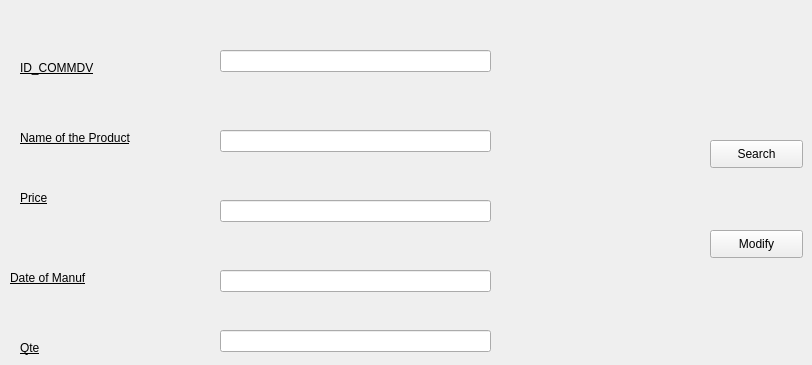
      <widget class="QWidget" name="tab_9">
       <attribute name="title">
        <string>Modify Product</string>
       </attribute>
       <widget class="QLineEdit" name="l_modif_idv">
        <property name="geometry">
         <rect>
          <x>220</x>
          <y>50</y>
          <width>271</width>
          <height>22</height>
         </rect>
        </property>
       </widget>
       <widget class="QLabel" name="label_26">
        <property name="geometry">
         <rect>
          <x>20</x>
          <y>60</y>
          <width>141</width>
          <height>16</height>
         </rect>
        </property>
        <property name="styleSheet">
         <string notr="true">color: rgb(0, 0, 0);
border-color: rgb(255, 255, 255);
text-decoration: underline;
font: 75 10pt &quot;MS Shell Dlg 2&quot;;
</string>
        </property>
        <property name="text">
         <string>ID_COMMDV</string>
        </property>
       </widget>
       <widget class="QPushButton" name="SearchP">
        <property name="geometry">
         <rect>
          <x>710</x>
          <y>140</y>
          <width>93</width>
          <height>28</height>
         </rect>
        </property>
        <property name="text">
         <string>Search</string>
        </property>
       </widget>
       <widget class="QPushButton" name="ModifyP">
        <property name="geometry">
         <rect>
          <x>710</x>
          <y>230</y>
          <width>93</width>
          <height>28</height>
         </rect>
        </property>
        <property name="text">
         <string>Modify</string>
        </property>
       </widget>
       <widget class="QLabel" name="label_27">
        <property name="geometry">
         <rect>
          <x>20</x>
          <y>130</y>
          <width>161</width>
          <height>16</height>
         </rect>
        </property>
        <property name="styleSheet">
         <string notr="true">color: rgb(0, 0, 0);
border-color: rgb(255, 255, 255);
text-decoration: underline;
font: 75 10pt &quot;MS Shell Dlg 2&quot;;
</string>
        </property>
        <property name="text">
         <string>Name of the Product</string>
        </property>
       </widget>
       <widget class="QLineEdit" name="l_modif_name">
        <property name="geometry">
         <rect>
          <x>220</x>
          <y>130</y>
          <width>271</width>
          <height>22</height>
         </rect>
        </property>
       </widget>
       <widget class="QLabel" name="label_38">
        <property name="geometry">
         <rect>
          <x>20</x>
          <y>190</y>
          <width>55</width>
          <height>16</height>
         </rect>
        </property>
        <property name="styleSheet">
         <string notr="true">color: rgb(0, 0, 0);
border-color: rgb(255, 255, 255);
text-decoration: underline;
font: 75 10pt &quot;MS Shell Dlg 2&quot;;
</string>
        </property>
        <property name="text">
         <string>Price</string>
        </property>
       </widget>
       <widget class="QLineEdit" name="l_modif_price">
        <property name="geometry">
         <rect>
          <x>220</x>
          <y>200</y>
          <width>271</width>
          <height>22</height>
         </rect>
        </property>
       </widget>
       <widget class="QLabel" name="label_39">
        <property name="geometry">
         <rect>
          <x>10</x>
          <y>270</y>
          <width>121</width>
          <height>16</height>
         </rect>
        </property>
        <property name="styleSheet">
         <string notr="true">color: rgb(0, 0, 0);
border-color: rgb(255, 255, 255);
text-decoration: underline;
font: 75 10pt &quot;MS Shell Dlg 2&quot;;
</string>
        </property>
        <property name="text">
         <string>Date of Manuf</string>
        </property>
       </widget>
       <widget class="QLineEdit" name="l_modif_dateM">
        <property name="geometry">
         <rect>
          <x>220</x>
          <y>270</y>
          <width>271</width>
          <height>22</height>
         </rect>
        </property>
       </widget>
       <widget class="QLabel" name="label_60">
        <property name="geometry">
         <rect>
          <x>20</x>
          <y>340</y>
          <width>55</width>
          <height>16</height>
         </rect>
        </property>
        <property name="styleSheet">
         <string notr="true">color: rgb(0, 0, 0);
border-color: rgb(255, 255, 255);
text-decoration: underline;
font: 75 10pt &quot;MS Shell Dlg 2&quot;;
</string>
        </property>
        <property name="text">
         <string>Qte</string>
        </property>
       </widget>
       <widget class="QLineEdit" name="l_modify_qte">
        <property name="geometry">
         <rect>
          <x>220</x>
          <y>330</y>
          <width>271</width>
          <height>22</height>
         </rect>
        </property>
       </widget>
      </widget>
